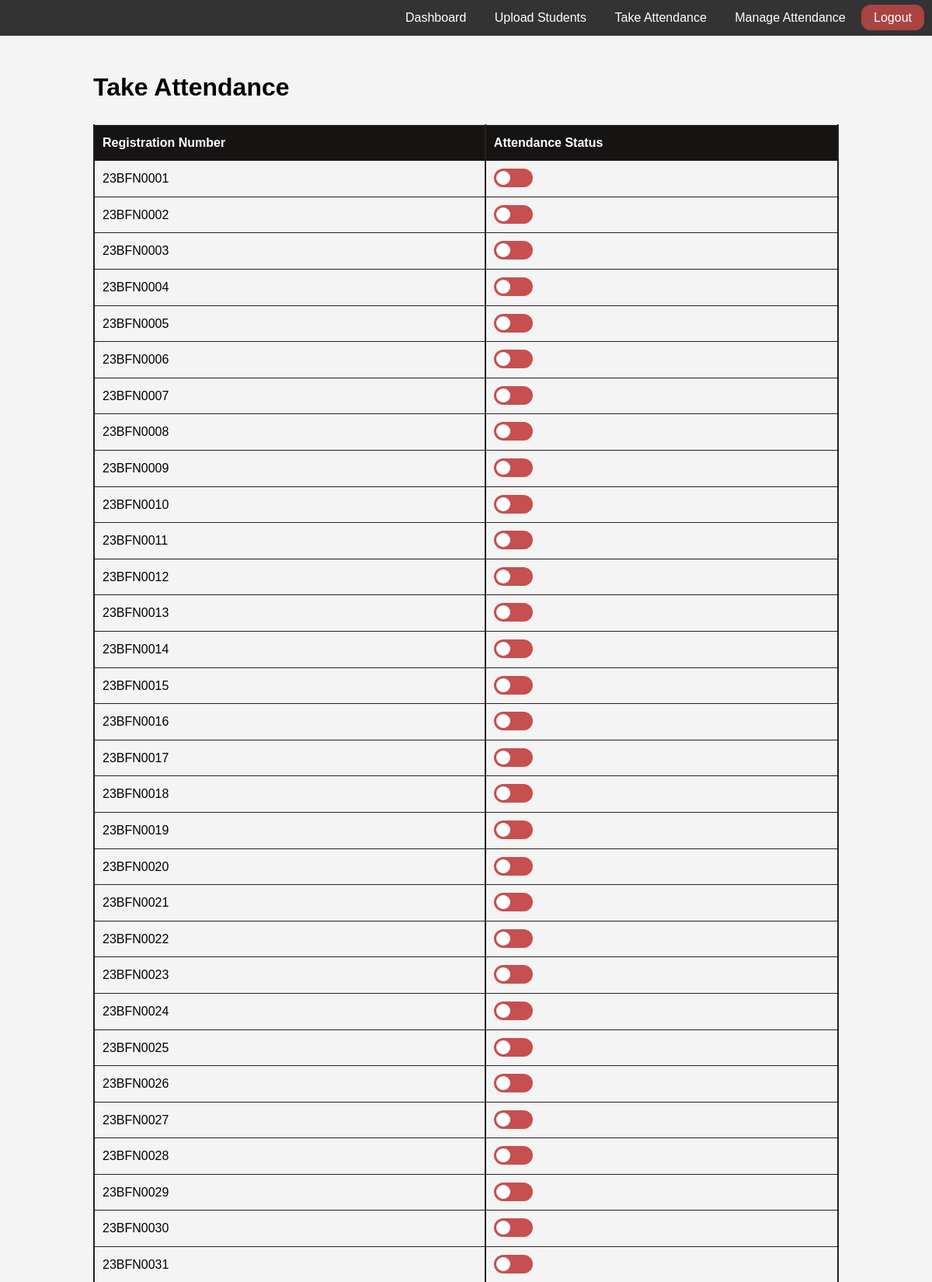
Page /take_attendance (signed in, upper part) on the committed database.
### tables this page shows
CREATE TABLE student (
        id INTEGER PRIMARY KEY AUTOINCREMENT,
        Reg_no TEXT UNIQUE NOT NULL
    );

### app.py (the view)
    def wrapper(*args, **kwargs):
        if 'user_id' not in session:
            flash('Please login to access this page', 'error')
            return redirect(url_for('login'))
        return f(*args, **kwargs)

### app.py (called while the page is built, shortened)
def get_db():
    conn = sqlite3.connect(db)
    conn.row_factory = sqlite3.Row
    return conn

def login_required(f):
    def wrapper(*args, **kwargs):
        if 'user_id' not in session:
            flash('Please login to access this page', 'error')
            return redirect(url_for('login'))
        return f(*args, **kwargs)
    wrapper.__name__ = f.__name__
    return wrapper

@app.route('/take_attendance', methods=['GET','POST'])
@login_required
def take_attendance():
    conn = get_db()
    cursor = conn.cursor()
    cursor.execute('SELECT * FROM student')
    students = cursor.fetchall()
    attendance_date = date.today().isoformat()
    return render_template('take_attendance.html', students=students)

### templates/take_attendance.html (shortened to what this page needs)
{% extends "base.html" %}
{% block content %}
<h1>Take Attendance</h1>
<form method="POST" action="{{ url_for('take_attendance') }}">
    <table>
        <thead>
            <tr>
                <th>Registration Number</th>
                <th>Attendance Status</th>
            </tr>
        </thead>
        <tbody>
            {% for student in students %}
            <tr>
                <td>{{ student.Reg_no }}</td>
                <td>
                    <label class="switch">
                        <span class="slider round"></span>
                    </label>
                </td>
            </tr>
            {% endfor %}
        </tbody>
    </table>
</form>
{% endblock %}

### templates/base.html (style rules this page uses)
body { font-family: Arial, sans-serif; line-height: 1.6; margin: 0; padding: 0; background-color: #f4f4f4; }
table { width: 100%; border-collapse: collapse; margin-top: 20px; }
table, th, td { border: 1px solid #ddd; }
th, td { padding: 10px; text-align: left; }

### templates/take_attendance.html (style rules this page uses)
table { width: 100%; border-collapse: collapse; margin-top: 20px; }
th, td { padding: 10px; text-align: left; border-bottom: 1px solid #242222; border-left: 2px solid #242222; border-right: 2px solid #242222; }
th { background-color: #161313; color: white; }
.switch { position: relative; display: inline-block; width: 50px; height: 24px; }
.slider { position: absolute; cursor: pointer; top: 0; left: 0; right: 0; bottom: 0; background-color: #c74f4f; transition: .2s; border-radius: 24px; }
.slider:before { position: absolute; content: ""; height: 18px; width: 18px; left: 3px; bottom: 3px; background-color: white; transition: .2s; border-radius: 50%; }

### rows in the picture
student: Reg_no "23BFN0001"
student: Reg_no "23BFN0002"
student: Reg_no "23BFN0003"
student: Reg_no "23BFN0004"
student: Reg_no "23BFN0005"
student: Reg_no "23BFN0006"
student: Reg_no "23BFN0007"
student: Reg_no "23BFN0008"
student: Reg_no "23BFN0009"
student: Reg_no "23BFN0010"
student: Reg_no "23BFN0011"
student: Reg_no "23BFN0012"
student: Reg_no "23BFN0013"
student: Reg_no "23BFN0014"
student: Reg_no "23BFN0015"
student: Reg_no "23BFN0016"
student: Reg_no "23BFN0017"
student: Reg_no "23BFN0018"
student: Reg_no "23BFN0019"
student: Reg_no "23BFN0020"
student: Reg_no "23BFN0021"
student: Reg_no "23BFN0022"
student: Reg_no "23BFN0023"
student: Reg_no "23BFN0024"
student: Reg_no "23BFN0025"
student: Reg_no "23BFN0026"
student: Reg_no "23BFN0027"
student: Reg_no "23BFN0028"
student: Reg_no "23BFN0029"
student: Reg_no "23BFN0030"
student: Reg_no "23BFN0031"
